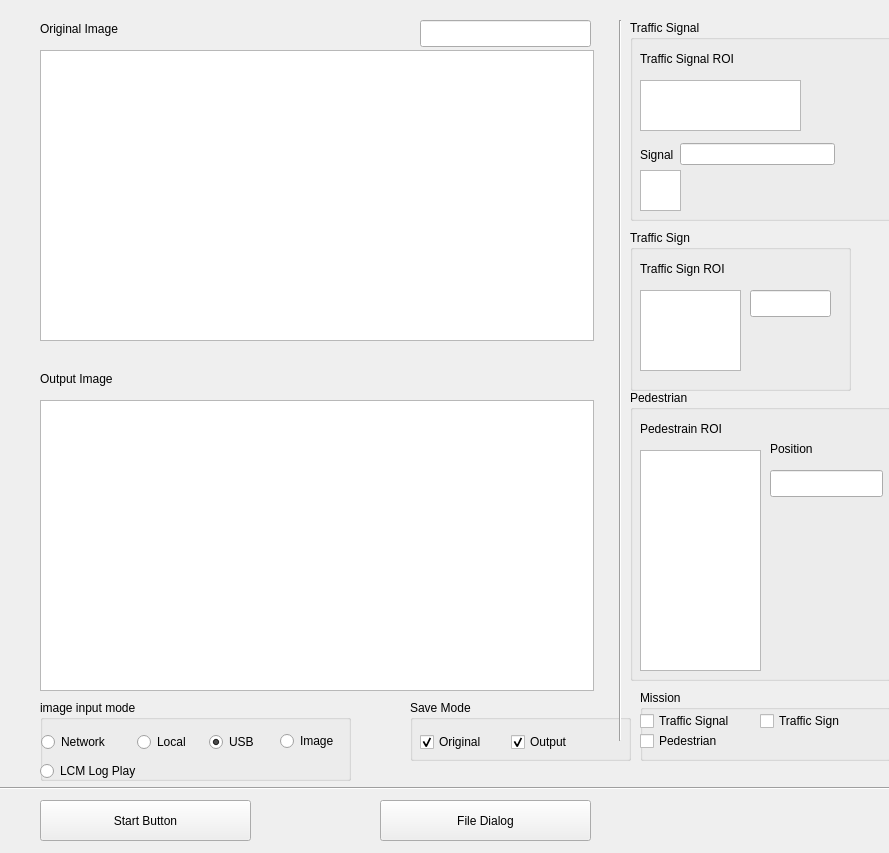
<?xml version="1.0" encoding="UTF-8"?>
<ui version="4.0">
 <class>frontcamera_dlg</class>
 <widget class="QWidget" name="frontcamera_dlg">
  <property name="geometry">
   <rect>
    <x>0</x>
    <y>0</y>
    <width>889</width>
    <height>853</height>
   </rect>
  </property>
  <property name="windowTitle">
   <string>Front Camera</string>
  </property>
  <widget class="QGraphicsView" name="orgimage_view">
   <property name="geometry">
    <rect>
     <x>40</x>
     <y>50</y>
     <width>554</width>
     <height>291</height>
    </rect>
   </property>
  </widget>
  <widget class="QLabel" name="label">
   <property name="geometry">
    <rect>
     <x>40</x>
     <y>20</y>
     <width>111</width>
     <height>17</height>
    </rect>
   </property>
   <property name="text">
    <string>Original Image</string>
   </property>
  </widget>
  <widget class="QLabel" name="label_2">
   <property name="geometry">
    <rect>
     <x>40</x>
     <y>370</y>
     <width>111</width>
     <height>17</height>
    </rect>
   </property>
   <property name="text">
    <string>Output Image</string>
   </property>
  </widget>
  <widget class="QGroupBox" name="groupBox">
   <property name="geometry">
    <rect>
     <x>40</x>
     <y>700</y>
     <width>311</width>
     <height>81</height>
    </rect>
   </property>
   <property name="title">
    <string>image input mode</string>
   </property>
   <widget class="QRadioButton" name="rd_input_mode_img">
    <property name="geometry">
     <rect>
      <x>240</x>
      <y>30</y>
      <width>117</width>
      <height>22</height>
     </rect>
    </property>
    <property name="text">
     <string>Image</string>
    </property>
   </widget>
   <widget class="QRadioButton" name="rd_input_mode_net">
    <property name="geometry">
     <rect>
      <x>1</x>
      <y>31</y>
      <width>90</width>
      <height>22</height>
     </rect>
    </property>
    <property name="text">
     <string>Network</string>
    </property>
    <property name="checked">
     <bool>false</bool>
    </property>
   </widget>
   <widget class="QRadioButton" name="rd_input_mode_loc">
    <property name="geometry">
     <rect>
      <x>97</x>
      <y>31</y>
      <width>66</width>
      <height>22</height>
     </rect>
    </property>
    <property name="text">
     <string>Local</string>
    </property>
   </widget>
   <widget class="QRadioButton" name="rd_input_mode_usb">
    <property name="geometry">
     <rect>
      <x>169</x>
      <y>31</y>
      <width>58</width>
      <height>22</height>
     </rect>
    </property>
    <property name="text">
     <string>USB</string>
    </property>
    <property name="checked">
     <bool>true</bool>
    </property>
   </widget>
   <widget class="QRadioButton" name="rd_input_mode_lcm_log_play">
    <property name="geometry">
     <rect>
      <x>0</x>
      <y>60</y>
      <width>121</width>
      <height>22</height>
     </rect>
    </property>
    <property name="text">
     <string>LCM Log Play</string>
    </property>
   </widget>
   <zorder>rd_input_mode_net</zorder>
   <zorder>rd_input_mode_loc</zorder>
   <zorder>rd_input_mode_usb</zorder>
   <zorder>rd_input_mode_img</zorder>
   <zorder>rd_input_mode_lcm_log_play</zorder>
  </widget>
  <widget class="QPushButton" name="bt_start_stop">
   <property name="geometry">
    <rect>
     <x>40</x>
     <y>800</y>
     <width>211</width>
     <height>41</height>
    </rect>
   </property>
   <property name="text">
    <string>Start Button</string>
   </property>
  </widget>
  <widget class="QGroupBox" name="groupBox_2">
   <property name="geometry">
    <rect>
     <x>410</x>
     <y>700</y>
     <width>221</width>
     <height>61</height>
    </rect>
   </property>
   <property name="title">
    <string>Save Mode</string>
   </property>
   <widget class="QWidget" name="layoutWidget">
    <property name="geometry">
     <rect>
      <x>10</x>
      <y>30</y>
      <width>175</width>
      <height>24</height>
     </rect>
    </property>
    <layout class="QHBoxLayout" name="horizontalLayout_2">
     <item>
      <widget class="QCheckBox" name="ck_savemode_org">
       <property name="text">
        <string>Original</string>
       </property>
       <property name="checked">
        <bool>true</bool>
       </property>
      </widget>
     </item>
     <item>
      <widget class="QCheckBox" name="ck_savemode_out">
       <property name="text">
        <string>Output</string>
       </property>
       <property name="checked">
        <bool>true</bool>
       </property>
      </widget>
     </item>
    </layout>
   </widget>
  </widget>
  <widget class="QGraphicsView" name="outimage_view">
   <property name="geometry">
    <rect>
     <x>40</x>
     <y>400</y>
     <width>554</width>
     <height>291</height>
    </rect>
   </property>
  </widget>
  <widget class="QPushButton" name="bt_file_dialog">
   <property name="geometry">
    <rect>
     <x>380</x>
     <y>800</y>
     <width>211</width>
     <height>41</height>
    </rect>
   </property>
   <property name="text">
    <string>File Dialog</string>
   </property>
  </widget>
  <widget class="Line" name="line">
   <property name="geometry">
    <rect>
     <x>0</x>
     <y>780</y>
     <width>1031</width>
     <height>16</height>
    </rect>
   </property>
   <property name="orientation">
    <enum>Qt::Horizontal</enum>
   </property>
  </widget>
  <widget class="QLineEdit" name="ed_image_source">
   <property name="geometry">
    <rect>
     <x>420</x>
     <y>20</y>
     <width>171</width>
     <height>27</height>
    </rect>
   </property>
   <property name="readOnly">
    <bool>true</bool>
   </property>
  </widget>
  <widget class="Line" name="line_2">
   <property name="geometry">
    <rect>
     <x>610</x>
     <y>20</y>
     <width>20</width>
     <height>721</height>
    </rect>
   </property>
   <property name="orientation">
    <enum>Qt::Vertical</enum>
   </property>
  </widget>
  <widget class="QGroupBox" name="traffic_signal">
   <property name="geometry">
    <rect>
     <x>630</x>
     <y>20</y>
     <width>291</width>
     <height>201</height>
    </rect>
   </property>
   <property name="title">
    <string>Traffic Signal</string>
   </property>
   <widget class="QLabel" name="label_3">
    <property name="geometry">
     <rect>
      <x>10</x>
      <y>30</y>
      <width>131</width>
      <height>17</height>
     </rect>
    </property>
    <property name="text">
     <string>Traffic Signal ROI</string>
    </property>
   </widget>
   <widget class="QGraphicsView" name="signal_view">
    <property name="geometry">
     <rect>
      <x>10</x>
      <y>60</y>
      <width>161</width>
      <height>51</height>
     </rect>
    </property>
   </widget>
   <widget class="QGraphicsView" name="signal_color_view">
    <property name="geometry">
     <rect>
      <x>10</x>
      <y>150</y>
      <width>41</width>
      <height>41</height>
     </rect>
    </property>
   </widget>
   <widget class="QWidget" name="layoutWidget">
    <property name="geometry">
     <rect>
      <x>10</x>
      <y>120</y>
      <width>195</width>
      <height>29</height>
     </rect>
    </property>
    <layout class="QHBoxLayout" name="horizontalLayout">
     <item>
      <widget class="QLabel" name="label_4">
       <property name="text">
        <string>Signal</string>
       </property>
      </widget>
     </item>
     <item>
      <widget class="QLineEdit" name="ed_signal">
       <property name="readOnly">
        <bool>true</bool>
       </property>
      </widget>
     </item>
    </layout>
   </widget>
  </widget>
  <widget class="QGroupBox" name="groupBox_3">
   <property name="geometry">
    <rect>
     <x>630</x>
     <y>230</y>
     <width>221</width>
     <height>161</height>
    </rect>
   </property>
   <property name="title">
    <string>Traffic Sign</string>
   </property>
   <widget class="QGraphicsView" name="sign_view">
    <property name="geometry">
     <rect>
      <x>10</x>
      <y>60</y>
      <width>101</width>
      <height>81</height>
     </rect>
    </property>
   </widget>
   <widget class="QLineEdit" name="lineEdit_2">
    <property name="geometry">
     <rect>
      <x>120</x>
      <y>60</y>
      <width>81</width>
      <height>27</height>
     </rect>
    </property>
    <property name="readOnly">
     <bool>true</bool>
    </property>
   </widget>
   <widget class="QLabel" name="label_5">
    <property name="geometry">
     <rect>
      <x>10</x>
      <y>30</y>
      <width>131</width>
      <height>17</height>
     </rect>
    </property>
    <property name="text">
     <string>Traffic Sign ROI</string>
    </property>
   </widget>
  </widget>
  <widget class="QGroupBox" name="groupBox_4">
   <property name="geometry">
    <rect>
     <x>630</x>
     <y>390</y>
     <width>261</width>
     <height>291</height>
    </rect>
   </property>
   <property name="title">
    <string>Pedestrian</string>
   </property>
   <widget class="QGraphicsView" name="pedestrian_view">
    <property name="geometry">
     <rect>
      <x>10</x>
      <y>60</y>
      <width>121</width>
      <height>221</height>
     </rect>
    </property>
   </widget>
   <widget class="QLabel" name="label_6">
    <property name="geometry">
     <rect>
      <x>10</x>
      <y>30</y>
      <width>131</width>
      <height>17</height>
     </rect>
    </property>
    <property name="text">
     <string>Pedestrain ROI</string>
    </property>
   </widget>
   <widget class="QLineEdit" name="lineEdit_3">
    <property name="geometry">
     <rect>
      <x>140</x>
      <y>80</y>
      <width>113</width>
      <height>27</height>
     </rect>
    </property>
    <property name="readOnly">
     <bool>true</bool>
    </property>
   </widget>
   <widget class="QLabel" name="label_7">
    <property name="geometry">
     <rect>
      <x>140</x>
      <y>50</y>
      <width>61</width>
      <height>17</height>
     </rect>
    </property>
    <property name="text">
     <string>Position</string>
    </property>
   </widget>
  </widget>
  <widget class="QGroupBox" name="groupBox_5">
   <property name="geometry">
    <rect>
     <x>640</x>
     <y>690</y>
     <width>251</width>
     <height>71</height>
    </rect>
   </property>
   <property name="title">
    <string>Mission</string>
   </property>
   <widget class="QCheckBox" name="ck_mission_signal">
    <property name="geometry">
     <rect>
      <x>0</x>
      <y>20</y>
      <width>121</width>
      <height>22</height>
     </rect>
    </property>
    <property name="text">
     <string>Traffic Signal</string>
    </property>
   </widget>
   <widget class="QCheckBox" name="ck_mission_sign">
    <property name="geometry">
     <rect>
      <x>120</x>
      <y>20</y>
      <width>111</width>
      <height>22</height>
     </rect>
    </property>
    <property name="text">
     <string>Traffic Sign</string>
    </property>
   </widget>
   <widget class="QCheckBox" name="ck_mission_pedestrian">
    <property name="geometry">
     <rect>
      <x>0</x>
      <y>40</y>
      <width>101</width>
      <height>22</height>
     </rect>
    </property>
    <property name="text">
     <string>Pedestrian</string>
    </property>
   </widget>
  </widget>
 </widget>
 <resources/>
 <connections/>
</ui>
